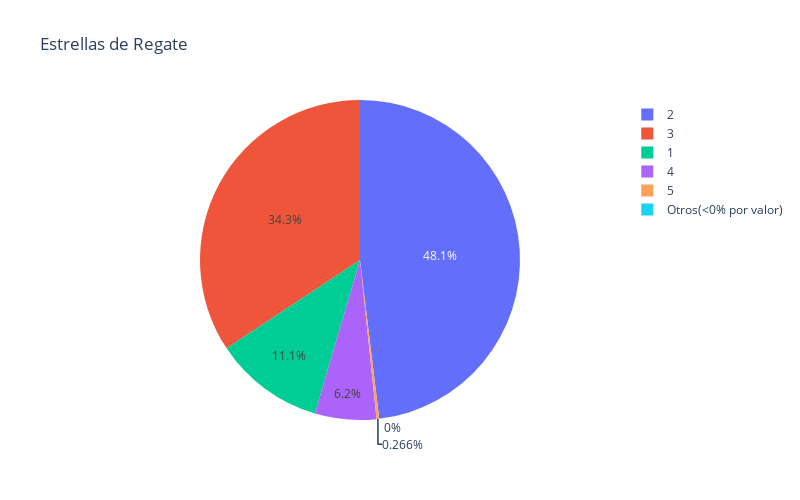

The notebook cell saved with this chart:
### Code cell
plot_pie_count(df, 'Skill Moves',percent_limit = 0, title = 'Estrellas de Regate')

### Figure 1 — Plotly figure (JSON) as saved in the notebook; plotly's stock layout.template omitted (floating-point values rounded to 4 significant figures)
{"data": [{"labels": [2, 3, 1, 4, 5, "Otros(<0% por valor)"], "type": "pie", "values": [8856, 6320, 2053, 1142, 49, 0]}], "layout": {"height": 500, "title": {"text": "Estrellas de Regate"}, "width": 800}}
